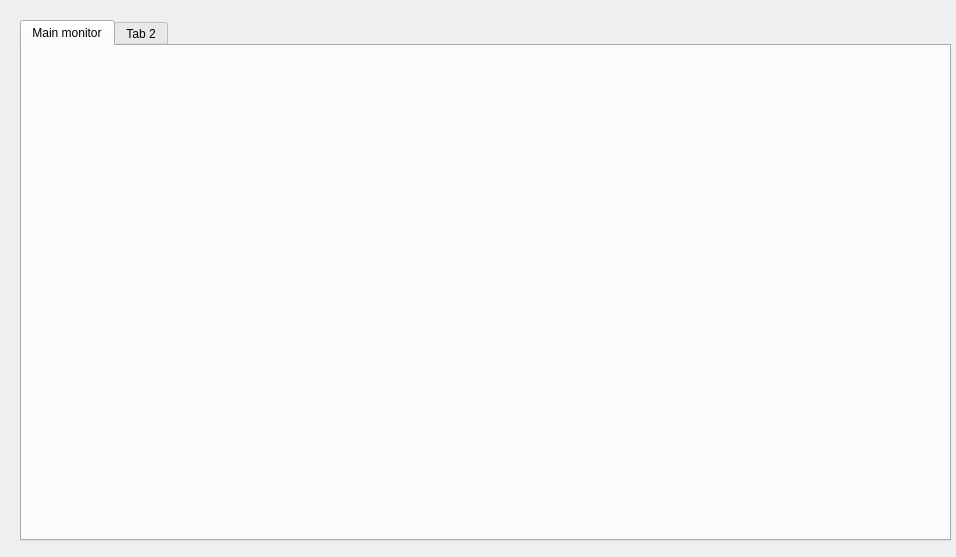
<?xml version="1.0" encoding="UTF-8"?>
<ui version="4.0">
 <class>Dialog</class>
 <widget class="QDialog" name="Dialog">
  <property name="geometry">
   <rect>
    <x>0</x>
    <y>0</y>
    <width>956</width>
    <height>557</height>
   </rect>
  </property>
  <property name="windowTitle">
   <string>Dialog</string>
  </property>
  <widget class="QTabWidget" name="tabmain">
   <property name="geometry">
    <rect>
     <x>20</x>
     <y>20</y>
     <width>931</width>
     <height>521</height>
    </rect>
   </property>
   <property name="currentIndex">
    <number>0</number>
   </property>
   <widget class="QWidget" name="monitor_tab">
    <property name="font">
     <font>
      <pointsize>11</pointsize>
     </font>
    </property>
    <attribute name="title">
     <string>Main monitor</string>
    </attribute>
   </widget>
   <widget class="QWidget" name="tab_2">
    <attribute name="title">
     <string>Tab 2</string>
    </attribute>
   </widget>
  </widget>
 </widget>
 <resources/>
 <connections/>
</ui>
